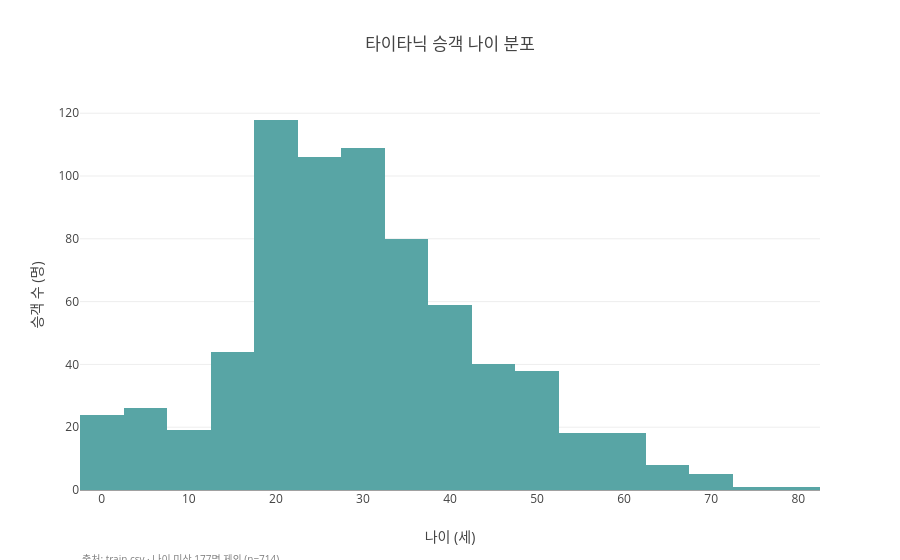

Notebook code for this chart:
### Markdown cell above
### 3. 승객 나이 분포\n나이가 기록된 714명의 나이 분포입니다. 자료에서 나이를 확인할 수 없는 승객 177명은 제외합니다.

### Code cell
age_df = df.dropna(subset=["Age"])
fig = px.histogram(age_df, x="Age", nbins=16,
                   title="타이타닉 승객 나이 분포",
                   labels={"Age": "나이 (세)", "count": "승객 수 (명)"},
                   color_discrete_sequence=["#58A5A5"])
fig.update_xaxes(title="나이 (세)")
fig.update_yaxes(title="승객 수 (명)")
fig.add_annotation(text="출처: train.csv · 나이 미상 177명 제외 (n=714)", xref="paper", yref="paper", x=0, y=-0.2, showarrow=False, xanchor="left", font={"size": 10, "color": "gray"})
fig.update_layout(margin={"b": 70})
fig.show()

### Figure 1 — Plotly figure (JSON) as saved in the notebook; plotly's stock layout.template omitted (floating-point values rounded to 4 significant figures; data arrays with more than 128 entries replaced by an {"elided": "..."} marker saying what was removed)
{"data": [{"bingroup": "x", "hovertemplate": "나이 (세)=%{x}<br>count=%{y}<extra></extra>", "legendgroup": "", "marker": {"color": "#58A5A5", "pattern": {"shape": ""}}, "name": "", "nbinsx": 16, "orientation": "v", "showlegend": false, "x": {"elided": "714 float values"}, "xaxis": "x", "yaxis": "y", "type": "histogram"}], "layout": {"xaxis": {"anchor": "y", "domain": [0, 1], "title": {"text": "나이 (세)"}}, "yaxis": {"anchor": "x", "domain": [0, 1], "title": {"text": "승객 수 (명)"}}, "legend": {"tracegroupgap": 0}, "title": {"text": "타이타닉 승객 나이 분포"}, "barmode": "relative", "annotations": [{"font": {"color": "gray", "size": 10}, "showarrow": false, "text": "출처: train.csv · 나이 미상 177명 제외 (n=714)", "x": 0, "xanchor": "left", "xref": "paper", "y": -0.2, "yref": "paper"}], "margin": {"b": 70}}}
